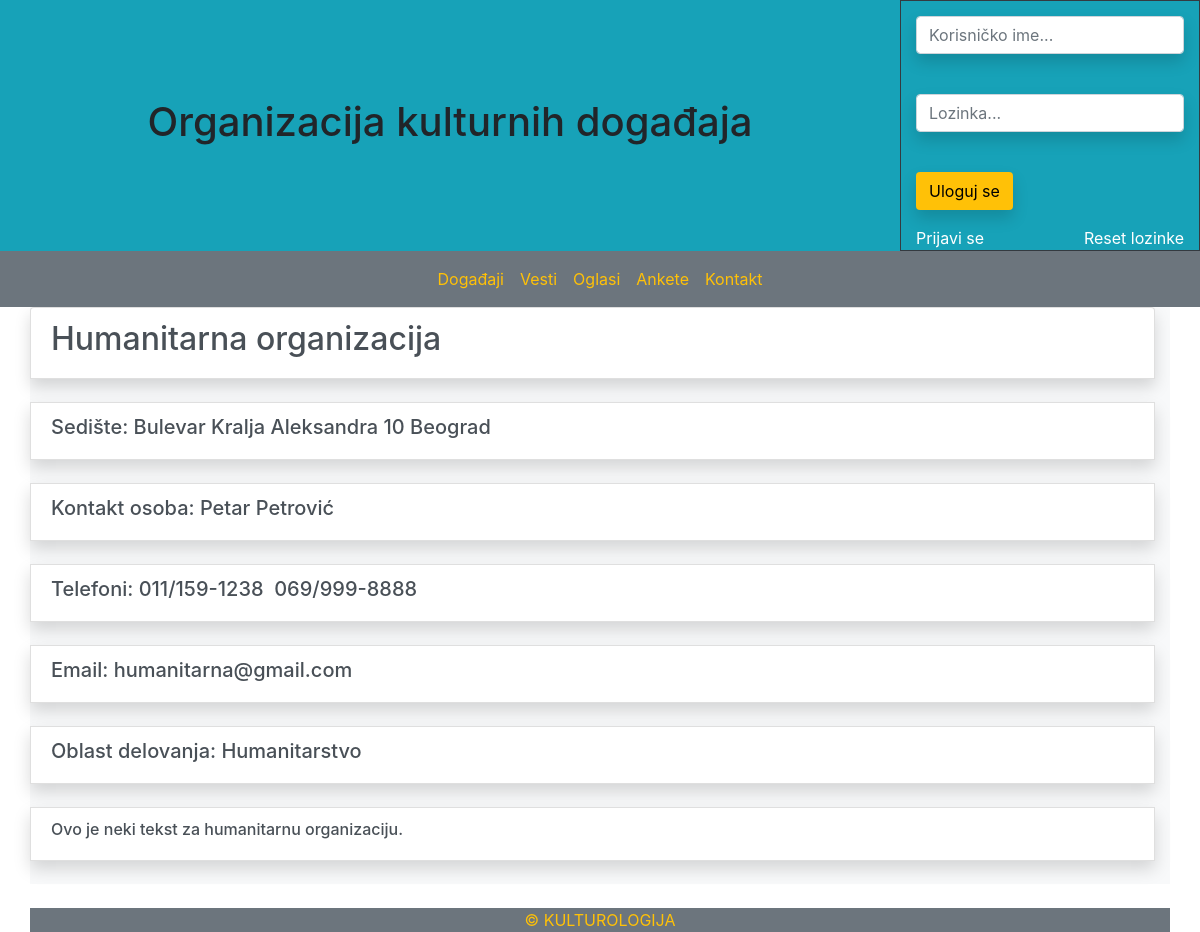
Page /podaciOrganizacija.php?id=1 on the committed database.
### tables this page shows
CREATE TABLE `organizacija` (
  `id_organizacija` int(11) NOT NULL AUTO_INCREMENT,
  `username` varchar(45) NOT NULL,
  `password` varchar(45) NOT NULL,
  `nivo` tinyint(1) NOT NULL DEFAULT '0',
  `naziv_organizacije` varchar(100) NOT NULL,
  `sediste` varchar(100) NOT NULL,
  `kontakt_osoba` varchar(45) NOT NULL,
  `email` varchar(45) NOT NULL,
  `tekst_organizacije` text NOT NULL,
  `oblast_delovanja` varchar(45) NOT NULL,
  `web_adresa` varchar(45) NOT NULL,
  `vreme_prijavljivanja` timestamp NULL DEFAULT CURRENT_TIMESTAMP,
  PRIMARY KEY (`id_organizacija`),
  UNIQUE KEY `username_UNIQUE` (`username`)
);

CREATE TABLE `telefon` (
  `id_telefoni` int(11) NOT NULL AUTO_INCREMENT,
  `telefon` varchar(45) DEFAULT NULL,
  `organizacija_id_organizacija` int(11) NOT NULL,
  PRIMARY KEY (`id_telefoni`),
  KEY `fk_telefoni_organizacija1_idx` (`organizacija_id_organizacija`),
  CONSTRAINT `fk_telefoni_organizacija1` FOREIGN KEY (`organizacija_id_organizacija`) REFERENCES `organizacija` (`id_organizacija`) ON DELETE NO ACTION ON UPDATE NO ACTION
);

### podaciOrganizacija.php (the view, shortened to what this page needs)
<?php
    $poruka = "";
    include_once "moduli/loginModul.php";
    if(!isset($_GET['search'])){
        if(isset($_GET['id'])){
            $id = trim($_GET['id']);
            $id = mysqli_real_escape_string($link, $id);
            $organizacije = mysqli_query($link, "SELECT * FROM organizacija WHERE id_organizacija = {$id}");
            $telefoni = mysqli_query($link, "SELECT * FROM telefon WHERE organizacija_id_organizacija = {$id}");
            if(mysqli_num_rows($organizacije) != 1){
                $poruka = "Greška: Nema tražene organizacije.";
            } else {
            $organizacija = mysqli_fetch_array($organizacije);
            }
        }
    }
?>
<!DOCTYPE html>
<html>
<head>
<?php
    include_once "moduli/bootstrapModul.php";
?>
</head>
<body>
<?php
    include_once "moduli/headerModul.php";
?>
<?php
    include_once "moduli/navModul.php";
?>
<div class="container list-group bg-light">
<?php
if(!isset($_GET['search'])){
    if($poruka){
        echo $poruka;
    } else {
        echo "<div class='list-group-item list-group-item-action shadow'><h2>". $organizacija['naziv_organizacije']. "</h1></div><br/>";
        echo "<div class='list-group-item list-group-item-action shadow'><h5>Sedište: " . $organizacija['sediste']."</h5></div><br/>";
        echo "<div class='list-group-item list-group-item-action shadow'><h5>Kontakt osoba: " . $organizacija['kontakt_osoba']."</h5></div><br/>";
        echo "<div class='list-group-item list-group-item-action shadow'><h5>Telefoni: "; while($telefon = mysqli_fetch_array($telefoni)){
                echo $telefon['telefon']. " &nbsp";
        }
        echo "</h5></div><br/>";
        echo "<div class='list-group-item list-group-item-action shadow'><h5>Email: " . $organizacija['email']."</h5></div><br/>";
        echo "<div class='list-group-item list-group-item-action shadow'><h5>Oblast delovanja: " . $organizacija['oblast_delovanja']."</h5></div><br/>";
        echo "<div class='list-group-item list-group-item-action shadow'><h6>".$organizacija['tekst_organizacije']."</h6></div><br/>";
    }
}
?>
</div>
<?php
    include_once "moduli/footerModul.php";
?>
</body>
</html>

### rows in the picture
organizacija: naziv_organizacije "Humanitarna organizacija", sediste "Bulevar Kralja Aleksandra 10 Beograd", kontakt_osoba "Petar Petrović", email "humanitarna@gmail.com", oblast_delovanja "Humanitarstvo", tekst_organizacije "Ovo je neki tekst za humanitarnu organizaciju."
telefon: telefon "011/159-1238"
telefon: telefon "069/999-8888"
